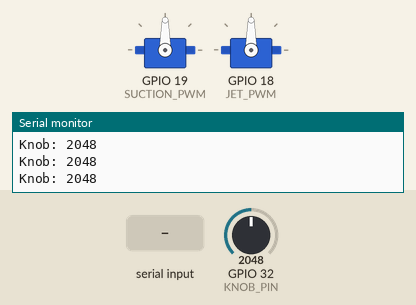
Recording of a sketch running on a simulated ESP32. Parts: 2 × servo, the last lines printed to the serial monitor. The inputs (shaded band) are chosen by the test bench; at power-on: GPIO 32 (KNOB_PIN) = 2048.

Above: at 3.2 s.
3.3 s: "a" received over Serial
At 5.1 s:
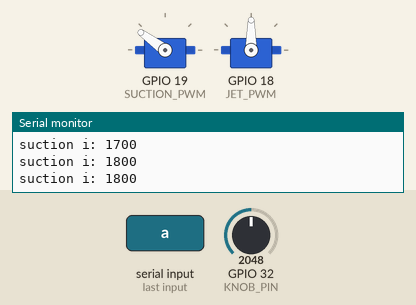
6.3 s: "3" received over Serial
8.8 s: GPIO 32 (KNOB_PIN) set to 2866
At 9.6 s:
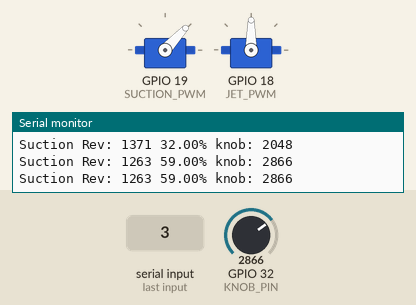
10.3 s: "4" received over Serial
At 10.8 s:
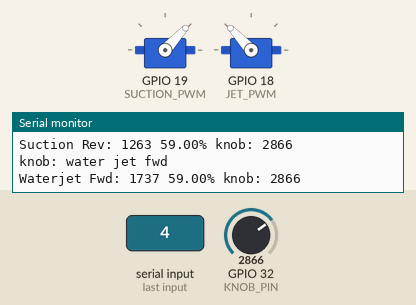
11.8 s: "2" received over Serial
At 13.0 s:
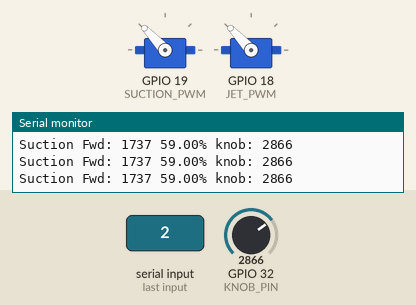
13.3 s: GPIO 32 (KNOB_PIN) set to 3603
At 14.3 s:
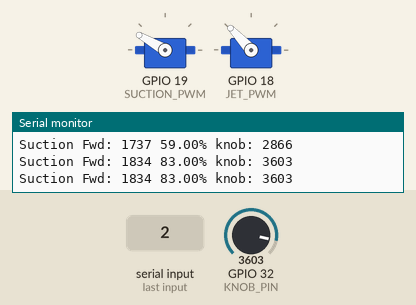
Timing chart, 0 to 15.8 s (numbered marks = the images above; inputs shaded):
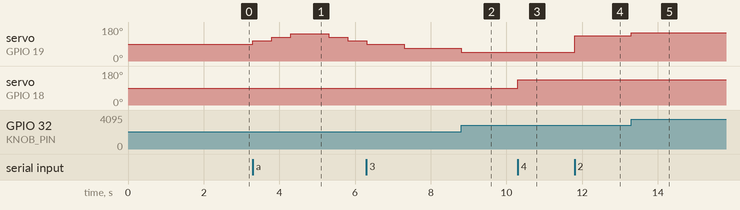

The sketch:

OFO_ThrusterTest.ino
```cpp
/*
 * Otter Force One - Thruster Test
 * ----------------------------------
 * Test the thrusters to see they are
 * functioning to expectations.
 * ... and that they're pointing the right
 * direction. :P
 *
 */

#include <ESP32Servo.h>
#include <Streaming.h>
#include "Board.h"

#define THRUSTER_OFF 1500 // us
#define THRUSTER_REV_MAX 1100 // us
#define THRUSTER_REV_MIN 1499 // us
#define THRUSTER_FWD_MIN 1501 // us
#define THRUSTER_FWD_MAX 1900 // us

#define PRINT_DEL 500

#define PWM1_Ch    0
#define PWM2_Ch    7
#define PWM_Res    8
#define PWM_Freq   1000

// TODO: adjust the code for these vals
#define WATERJET_THRUSTER_PWM_MIN 1000
#define WATERJET_THRUSTER_PWM_MAX 2000


Servo suction;
Servo waterjet;

enum all_mode {
  IDLE_MODE,
  KNOB_OFF,
  KNOB_MODE1,
  KNOB_MODE2,
  KNOB_MODE3,
  KNOB_MODE4
};

uint8_t the_mode = IDLE_MODE;

long last_print = 0;


uint16_t pwm_val = 0;
bool suction_iteration = false;
bool waterjet_iteration = false;


void setup() {
  Serial.begin(9600);
  Serial2.begin(9600); // Pi

//  pinMode(USER_BUTTON, INPUT);
//  pinMode(WAKE_SWITCH, INPUT);
//  pinMode(SUCTION_SWITCH, INPUT);
//  pinMode(JET_SWITCH, INPUT);
//  pinMode(BATT_LEVEL, INPUT);
  pinMode(KNOB_PIN, INPUT);
//  pinMode(PRESSURE_SENSOR, INPUT);
//  pinMode(NEO_PIN, OUTPUT);
//  pinMode(HEARTBEAT_LED, OUTPUT);
//  pinMode(HB_LED_LEFT, OUTPUT);
//  pinMode(SUCTION_PWM, OUTPUT);
//  pinMode(JET_PWM, OUTPUT);
//  pinMode(HB_LED_RIGHT, OUTPUT);
//  pinMode(COMMS_LED, OUTPUT);

  //pwmInit();

  // Allow allocation of all timers
  ESP32PWM::allocateTimer(0);
  ESP32PWM::allocateTimer(1);
  ESP32PWM::allocateTimer(2);
  ESP32PWM::allocateTimer(3);
  suction.setPeriodHertz(50); // standard 50hz servo
  waterjet.setPeriodHertz(50); // standard 50hz servo
  suction.attach(SUCTION_PWM, 1000, 2000);
  waterjet.attach(JET_PWM, 1000, 2000);


  // turn off
  Serial << "suction i: " << 1500 << endl;
  suction.writeMicroseconds(1500);
  delay(1000);
  Serial << "waterjet i: " << 1500 << endl;
  waterjet.writeMicroseconds(1500);
  delay(1000);


  Serial << "Otter Force One" << endl;
}

void loop() {

  // a
  if(suction_iteration) {

    for(uint16_t i=1600; i<=1800; i+=100) {
      suction.writeMicroseconds(i);
      Serial << "suction i: " << i << endl;
      delay(500);
    }

    for(uint16_t i=1800; i>=1600; i-=100) {
      suction.writeMicroseconds(i);
      Serial << "suction i: " << i << endl;
      delay(500);
    }

    // off
    Serial << "suction i: " << 1500 << endl;
    suction.writeMicroseconds(1500);
    delay(1000);

    suction_iteration = false;
  }


  // b
  if(waterjet_iteration) {
    for(uint16_t i=1600; i<=1800; i+=100) {
      waterjet.writeMicroseconds(i);
      Serial << "waterjet i: " << i << endl;
      delay(500);
    }

    for(uint16_t i=1800; i>=1600; i-=100) {
      waterjet.writeMicroseconds(i);
      Serial << "waterjet i: " << i << endl;
      delay(500);
    }

    // off
    Serial << "waterjet i: " << 1500 << endl;
    waterjet.writeMicroseconds(1500);
    delay(1000);

    waterjet_iteration = false;
  }


  switch(the_mode) {
    case IDLE_MODE:
      if(millis()-last_print >= PRINT_DEL) {
        uint16_t knob_val = analogRead(KNOB_PIN);
        Serial << "Knob: " << knob_val << endl;
        last_print = millis();
      }
    break;
    case KNOB_MODE1: {

      uint16_t knob_val = analogRead(KNOB_PIN);
      if(knob_val < 1070) knob_val = 1070;
      uint16_t output_val = map(knob_val, 1070, 4096, THRUSTER_FWD_MIN, THRUSTER_FWD_MAX);
      float percentage = map(output_val, THRUSTER_FWD_MIN, THRUSTER_FWD_MAX, 0, 100);

      suction.writeMicroseconds(output_val);

      if(millis()-last_print >= PRINT_DEL) {
        Serial << "Suction Fwd: " << output_val << " " << percentage << "% knob: " << knob_val << endl;
        last_print = millis();
      }

    }
    break;
    case KNOB_MODE2: {

      uint16_t knob_val = analogRead(KNOB_PIN);
      if(knob_val < 1070) knob_val = 1070;
      uint16_t output_val = map(knob_val, 1070, 4096, THRUSTER_REV_MIN, THRUSTER_REV_MAX);
      float percentage = map(output_val, THRUSTER_REV_MIN, THRUSTER_REV_MAX, 0, 100);

      suction.writeMicroseconds(output_val);

      if(millis()-last_print >= PRINT_DEL) {
        Serial << "Suction Rev: " << output_val << " " << percentage << "% knob: " << knob_val << endl;
        last_print = millis();
      }

    }
    break;
    case KNOB_MODE3: {

      uint16_t knob_val = analogRead(KNOB_PIN);
      if(knob_val < 1070) knob_val = 1070;
      uint16_t output_val = map(knob_val, 1070, 4096, THRUSTER_FWD_MIN, THRUSTER_FWD_MAX);
      float percentage = map(output_val, THRUSTER_FWD_MIN, THRUSTER_FWD_MAX, 0, 100);

      waterjet.writeMicroseconds(output_val);

      if(millis()-last_print >= PRINT_DEL) {
        Serial << "Waterjet Fwd: " << output_val << " " << percentage << "% knob: " << knob_val << endl;
        last_print = millis();
      }

    }
    break;
    case KNOB_MODE4: {

      uint16_t knob_val = analogRead(KNOB_PIN);
      if(knob_val < 1070) knob_val = 1070;
      uint16_t output_val = map(knob_val, 1070, 4096, THRUSTER_REV_MIN, THRUSTER_REV_MAX);
      float percentage = map(output_val, THRUSTER_REV_MIN, THRUSTER_REV_MAX, 0, 100);

      waterjet.writeMicroseconds(output_val);

      if(millis()-last_print >= PRINT_DEL) {
        Serial << "Waterjet Rev: " << output_val << " " << percentage << "% knob: " << knob_val << endl;
        last_print = millis();
      }

    }
    break;
  }


  if(Serial.available() > 0) {
    char c = Serial.read();
    switch(c) {
      case 'h':
        Serial << "Otter Force One - Command Line Interface" << endl;
        Serial << "h: Help" << endl;
        Serial << "1: knob off" << endl;
        Serial << "2: knob: suction fwd" << endl;
        Serial << "3: knob: suction rev" << endl;
        Serial << "4: knob: water jet fwd" << endl;
        Serial << "5: knob: water jet rev" << endl;
        Serial << "p: print knob" << endl;
        Serial << "a: suction iteration" << endl;
        Serial << "b: waterjet iteration" << endl;
      break;
      case 'a':
        suction_iteration = true;
      break;
      case 'b':
        waterjet_iteration = true;
      break;
      case '1':
        Serial << "knob: off" << endl;
        the_mode = KNOB_OFF;
        suction_iteration = false;
        waterjet_iteration = false;
      break;
      case '2':
        Serial << "knob: suction fwd" << endl;
        the_mode = KNOB_MODE1;
      break;
      case '3':
        Serial << "knob: suction rev" << endl;
        the_mode = KNOB_MODE2;
      break;
      case '4':
        Serial << "knob: water jet fwd" << endl;
        the_mode = KNOB_MODE3;
      break;
      case '5':
        Serial << "knob: water jet rev" << endl;
        the_mode = KNOB_MODE4;
      break;
      case 'p':
        if(the_mode != IDLE_MODE) {
          Serial << "start printing" << endl;
          the_mode = IDLE_MODE;
        } else {
          Serial << "stop printing" << endl;
          the_mode = KNOB_OFF;
        }
      break;
    }
  }

}


void pwmInit() {

  // there are 16 channels to control the PWM duty
  // cycle independently. The frequency has to be
  // shared between each couple of channels routed
  // to the same timer.
  // ch0 & ch1 share timer0
  // ch2 & ch3 share timer1
  // ch4 & ch5 share timer2
  // ch6 & ch7 share timer3

//  ledcAttachPin(SUCTION_PWM, 0);   // pin, channel
//  ledcSetup(0, PWM_Freq, PWM_Res); // channel, frequency, resolution
//
//  ledcAttachPin(JET_PWM, 7);       // pin, channel
//  ledcSetup(7, PWM_Freq, PWM_Res); // channel, frequency, resolution

  ledcAttachPin(HB_LED_LEFT, 4);   // pin, channel
  ledcSetup(4, PWM_Freq, PWM_Res); // channel, frequency, resolution

  ledcAttachPin(HB_LED_RIGHT, 5);  // pin, channel
  ledcSetup(5, PWM_Freq, PWM_Res); // channel, frequency, resolution

}


// EK's notes:
// ------------
// what is the max and min for writeMicroseconds?
// it is this:
// // Default Arduino Servo.h
// #define DEFAULT_uS_LOW 544
// #define DEFAULT_uS_HIGH 2400
// in ESP32Servo.h
// so yes, it is within the range
// do the default values have to change?
// guess so?
// commented out and added for these thrusters:
// // ROV thrusters
// #define DEFAULT_uS_LOW 1100
// #define DEFAULT_uS_HIGH 1900
// nevermind, looks like that wasn't necessary as
// the min and max are set in the attach() function
```

Board.h
```cpp
#define USER_BUTTON       36
#define WAKE_SWITCH       39
#define SUCTION_SWITCH    34
#define JET_SWITCH        35
#define BATT_LEVEL        32
#define KNOB_PIN          32
#define PRESSURE_SENSOR   33
#define NEO_PIN           14
#define HEARTBEAT_LED     13
#define HB_LED_LEFT       23
#define SUCTION_PWM       19
#define JET_PWM           18
#define HB_LED_RIGHT       5
#define COMMS_LED         15
```

Measured:
- after the input at 3.3 s, servo on GPIO 19 (SUCTION_PWM): 90° → 108° at once, → 126° 0.50 s later, → 144° 0.50 s later, → 126° 1.0 s later, … (5 changes in this stretch)
- after the input at 8.8 s, servo on GPIO 19 (SUCTION_PWM): 67° → 47° at once
- after the input at 10.3 s, servo on GPIO 18 (JET_PWM): 90° → 133° at once
- after the input at 11.8 s, servo on GPIO 19 (SUCTION_PWM): 47° → 133° at once
- after the input at 13.3 s, servo on GPIO 19 (SUCTION_PWM): 133° → 150° at once
